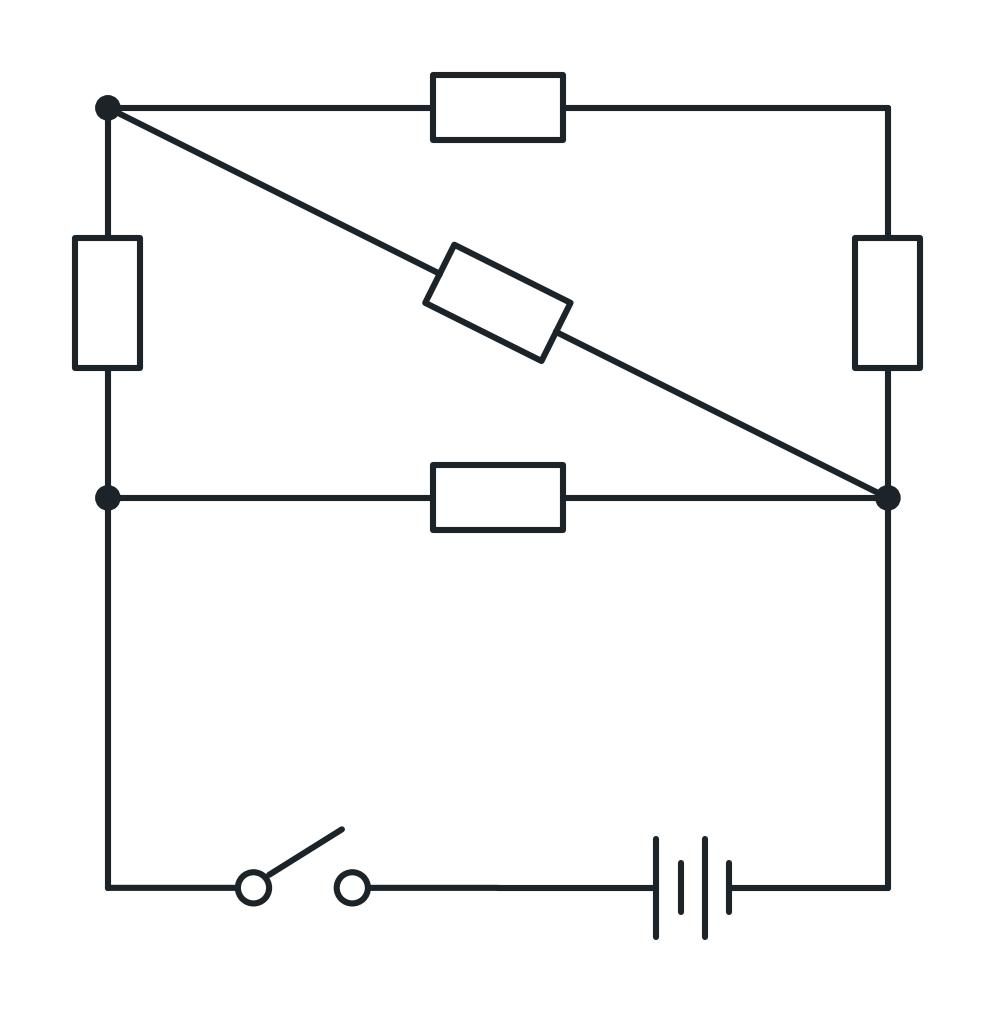

Here is the Python script that generated this plot:
import sys
from pathlib import Path

import matplotlib

matplotlib.use("Agg")

import schemdraw
import schemdraw.elements as elm

elm.style(elm.STYLE_IEC)

SKILL_SCRIPTS = Path.home() / ".cursor/skills/hk-circuit-diagram/scripts"
sys.path.insert(0, str(SKILL_SCRIPTS))
from incandescent_lamp import IncandescentLamp  # noqa: F401

INK = "#1c242a"
BG = "#ffffff"
out = Path(__file__).resolve().parent / "IMG_0360.jpg"
out.parent.mkdir(parents=True, exist_ok=True)

with schemdraw.Drawing(show=False, dpi=200) as d:
    d.config(color=INK, bgcolor=BG, lw=2.2, margin=0.55, inches_per_unit=0.65)
    tl = elm.Dot()
    elm.Resistor().right().length(6)
    elm.Resistor().down()
    mr = elm.Dot()
    elm.Resistor().left().length(6)
    ml = elm.Dot()
    elm.Resistor().up()
    elm.Resistor().endpoints(tl.center, mr.center)
    elm.Line().down().at(ml.center)
    elm.Switch().right()
    elm.Battery().right()
    elm.Line().up().to(mr.center)
    d.save(str(out), dpi=200, transparent=False)

print(out)
